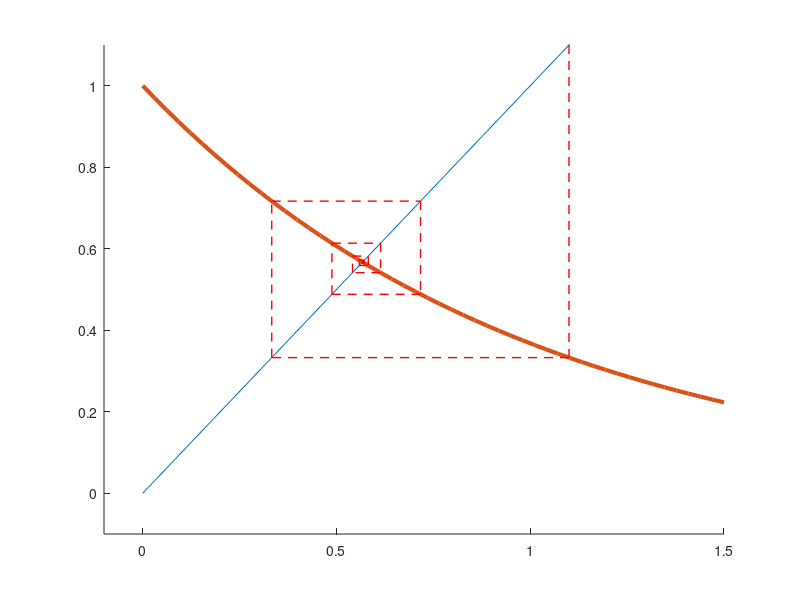

MATLAB code for this plot:
%---------------------------------------------
%                fixpunkt.m
%
%  berechnet naeherungsweise einen Fixpunkt
%
% Gerd Rapin                    6.11.2003 
%----------------------------------------------
clear 

% Plot 1
x = linspace(0,1.5,50);
y = exp(-x);
hold on;
plot(x,x,x,y,'LineWidth',3),
axis([-0.1 1.5 -0.1 1.1]);

%pause; % stoppt bis eine Taste gedrueckt wird

% Anfangswert
z(1) = 1.1;
% Iterationsschritte 
it_max = 1000;

for i = 1:it_max
    z(i+1) = (exp(-z(i)));
    plot([z(i) z(i)], [z(i) z(i+1)],'r--','LineWidth',1);
 %   pause;
    plot([z(i) z(i+1)],[z(i+1) z(i+1)],'r--','LineWidth',1);
    hold on;
  %  pause; % stoppt bis eine Taste gedrueckt wird
end;